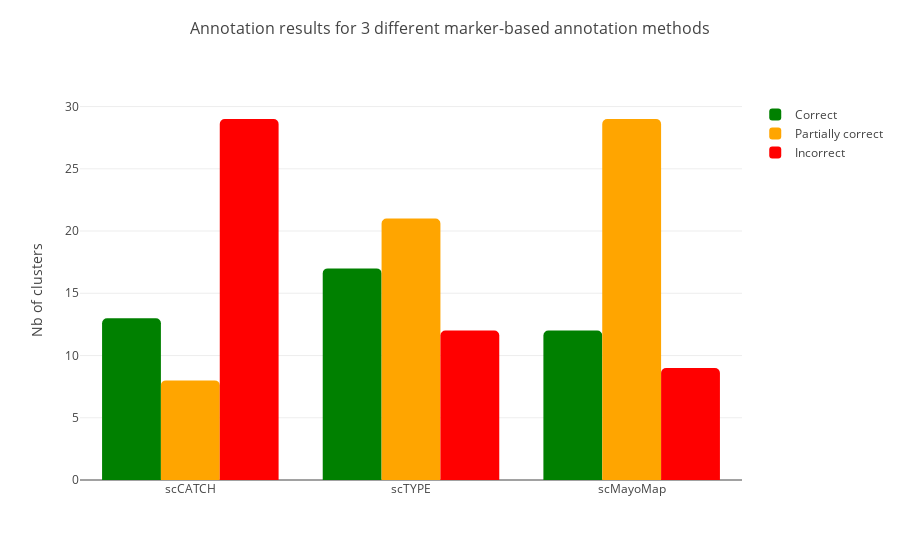

Notebook code cell kept with this figure:
### Code cell
# Figure 2 - show summary results for marker-based annotation
# Simple barchart 

ref_datasets=['scCATCH', 'scTYPE', 'scMayoMap']
y1 = [3, 10, 5, 9, 8]
y2 = [12, 31, 35, 30, 30]
y3 = [12, 31, 35, 30, 30]

fig = go.Figure(data=[
    go.Bar(name='Correct', x=ref_datasets, y=[13, 17, 12], marker_color='green'),
    go.Bar(name='Partially correct', x=ref_datasets, y=[8, 21, 29], marker_color='orange'),
    go.Bar(name='Incorrect', x=ref_datasets, y=[29, 12, 9], marker_color='red'),
], layout=dict(
        barcornerradius=5,
    ),)
# Change the bar mode
fig.update_layout(barmode='group', 
                  template='none',
                  yaxis = dict(title='Nb of clusters',
                               title_font = dict(size=14)),
                  title = dict(text = 'Annotation results for 3 different marker-based annotation methods',
                               font=dict(size=16),
                               xanchor='center',
                               yanchor='middle',
                               x=0.5,
                               y=0.95))
fig.show()
pio.write_image(fig, '../../PNG_results/sbm_barchart_markerbased_results.png')

### Figure 1 — Plotly figure (JSON) as saved in the notebook; plotly's stock layout.template omitted (floating-point values rounded to 4 significant figures)
{"data": [{"marker": {"color": "green"}, "name": "Correct", "type": "bar", "x": ["scCATCH", "scTYPE", "scMayoMap"], "y": [13, 17, 12]}, {"marker": {"color": "orange"}, "name": "Partially correct", "type": "bar", "x": ["scCATCH", "scTYPE", "scMayoMap"], "y": [8, 21, 29]}, {"marker": {"color": "red"}, "name": "Incorrect", "type": "bar", "x": ["scCATCH", "scTYPE", "scMayoMap"], "y": [29, 12, 9]}], "layout": {"barcornerradius": 5, "barmode": "group", "title": {"font": {"size": 16}, "text": "Annotation results for 3 different marker-based annotation methods", "x": 0.5, "xanchor": "center", "y": 0.95, "yanchor": "middle"}, "yaxis": {"title": {"font": {"size": 14}, "text": "Nb of clusters"}}}}
